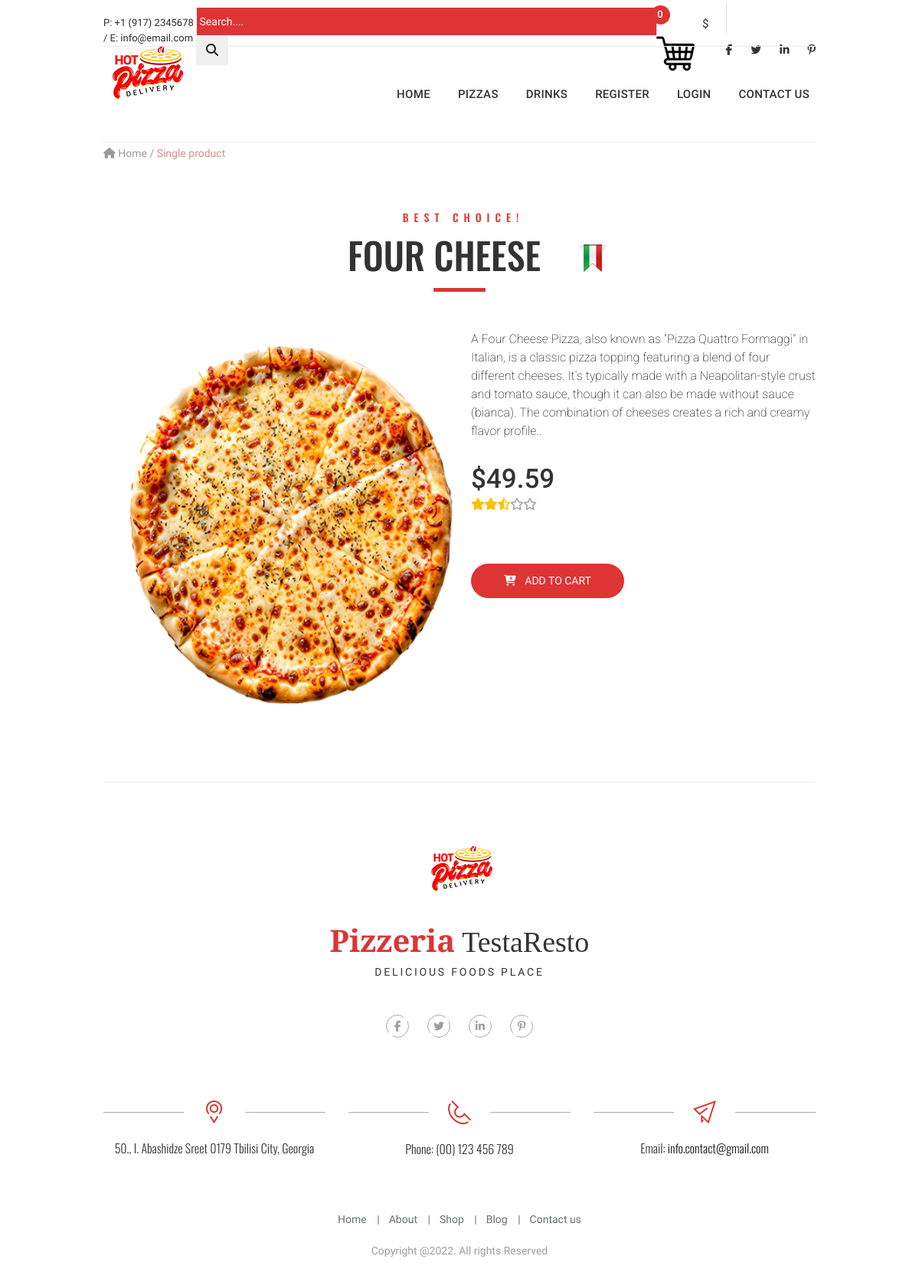
The app's page /product/2 with its own data.
### product/models.py (models this page shows, shortened)
class Category(models.Model):
    name = models.CharField(max_length=100,unique=True)
    slug = models.SlugField(max_length=100,unique=True)
    class Meta:
        ordering = ('name',)
        verbose_name = 'category'
        verbose_name_plural = 'categories'

class Product(models.Model):
    name = models.CharField(max_length=100,unique=True)
    slug = models.SlugField(max_length=100,unique=True)
    short_description = models.TextField(max_length=300,blank=True)
    description = models.TextField(blank=True)
    category = models.ForeignKey(Category,on_delete=models.CASCADE)
    image = models.ImageField(upload_to='products',blank=True)
    price = models.DecimalField(max_digits=10,decimal_places=2,default='',blank=True,null=True)
    created = models.DateTimeField(auto_now_add=True)
    updated = models.DateTimeField(auto_now=True)
    class Meta:
        ordering = ('name',)
        verbose_name = 'product'
        verbose_name_plural = 'products'

### product/views.py (the view)
# urls.py: path('product/<int:pk>', views.product_detail,name="product_detail"),
def product_detail(request,pk):
    product_detail = get_object_or_404(Product,pk=pk)
    context = {
        'product_detail':product_detail,
    }
    return render(request,'product/product_detail.html',context)

### product/context_processors.py (called while the page is built)
def categories(request):
    categories = Category.objects.order_by('-name')
    return dict(categories=categories)

def counter(request):
    counter = 0
    if 'admin' in request.path:
        return {}
    else:
        try:
            cart = Cart.objects.filter(cart_id=_cart_id(request))
            cart_items = CartItem.objects.all().filter(cart=cart[:1])
            for cart_item in cart_items:
                counter += cart_item.quantity
        except Cart.DoesNotExist:
            counter = 0
    return dict(counter=counter)

### product/views.py (called while the page is built)
def _cart_id(request):
    cart = request.session.session_key
    if not cart:
        cart = request.session.create()
    return cart

### product/templates/product/product_detail.html
{% extends 'product/base.html' %} {% load static %} {% block content %}
<div class="container">
  <div class="pizza_breadcrumb">
    <a href="index.html"><i class="fa fa-home"></i> Home</a> /
    <span>Single product</span>
  </div>
  <section class="shop_title">
    <div class="piz_title">
      <div class="small_title"><h3>best choice!</h3></div>
      <div class="big_title">
        <h1 class="shop_big_title">{{product_detail.name}}</h1>
        <img src="{% static 'product/img/title_icon.png' %}" />
      </div>
    </div>
    <div class="title_devider">
      <p class="line"></p>
    </div>
  </section>
  <section class="products top_margin_60-30">
    <div class="row big-bottom">
      <div class="col-md-12">
        <div class="row">
          <div class="col-md-6">
            <div class="big_pizza">
              <img src="{{product_detail.image.url}}" class="img-fluid" />
            </div>
          </div>
          <div class="col-md-6">
            <div class="content_description">
              <div class="small_description">
                <p>{{product_detail.description}}.</p>
              </div>
              <div class="price">
                <h2>${{product_detail.price}}</h2>
                <ul>
                  <li><i class="fa fa-star"></i></li>
                  <li><i class="fa fa-star"></i></li>
                  <li><i class="fa fa-star-half-o"></i></li>
                  <li class="gray"><i class="fa fa-star-o"></i></li>
                  <li class="gray"><i class="fa fa-star-o"></i></li>
                </ul>
              </div>
              <div class="shop_buttons">
                <a href="{% url 'add_cart' product_detail.id %}">
                  <button type="button" class="btn btn-outline-primary">
                    <i class="fa fa-cart-plus"></i> add to cart
                  </button>
                </a>
              </div>
            </div>
          </div>
        </div>
      </div>
    </div>
  </section>
</div>
{% endblock %}

### product/templates/product/base.html (shortened to what this page needs)
{% load static %} {% load crispy_forms_tags %}
<!DOCTYPE html>
<html lang="en">
  <head>
    <link href="{% static 'product/css/bootstrap.css' %}" rel="stylesheet" />
    <link href="{% static 'product/css/superslides.css' %}" rel="stylesheet" />
    <link href="{% static 'product/css/font-awesome.css' %}" rel="stylesheet" />
    <link rel="stylesheet" href="{% static 'product/css/owl.carousel.css' %}" />
    <link
      rel="stylesheet"
      href="{% static 'product/css/owl.theme.default.min.css' %}"
    />
    <link href="{% static 'product/css/navigation.css' %}" rel="stylesheet" />
    <link rel="stylesheet" href="{% static 'product/css/reset.css' %}" />
    <link rel="stylesheet" href="{% static 'product/css/style.css' %}" />
  </head>
  <body>
    <div id="main">
      <div class="header-v3">
        <div class="container">
          <div class="menu-top desktop-top">
            <div class="left_block">
              <div class="phone_email">
                P: +1 (917) 2345678 / E: info@email.com
              </div>
            </div>
            <div class="right_block">
              <div class="my_search">
                <form
                  class="search clearfix"
                  action="{% url 'search' %}"
                  ,
                  method="GET"
                >
                  <div class="input-group">
                    <input
                      type="text"
                      name="title"
                      class="form-control"
                      placeholder=" Search...."
                      style="width: 600px"
                    />
                    <div class="input-group-append">
                      <button type="submit" class="btn btn-outline-primary-gry">
                        <i class="fa fa-search"></i>
                      </button>
                    </div>
                  </div>
                </form>
              </div>
              <div class="my_cart_wrapper">
                <div class="my_cart_button">
                  <a href="#">
                    <img
                      class="pizza_cart"
                      src="{% static 'product/img/shopping-cart.png' %}"
                    />
                    <span class="cart_circle">{{counter}}</span>
                  </a>
                  <div class="cart_sum">${{total}}</div>
                </div>
              </div>
              <div class="top_social">
                <ul>
                  <li>
                    <a href="#"><i class="fab fa-facebook-f"></i></a>
                  </li>
                  <li>
                    <a href="#"><i class="fab fa-twitter"></i></a>
                  </li>
                  <li>
                    <a href="#"><i class="fab fa-linkedin-in"></i></a>
                  </li>
                  <li>
                    <a href="#"><i class="fab fa-pinterest-p"></i></a>
                  </li>
                </ul>
              </div>
            </div>
          </div>
          <div class="header-inner_1 clearfix">
            <header class="header_bg">
              <div class="logo">
                <a href="{% url 'home' %}">
                  <img src="{% static 'product/img/logo.png' %}" />
                </a>
              </div>
            </header>
            <nav id="navigation" class="navigation clearfix">
              <div class="navigation-body">
                <ul class="navigation-menu">
                  <li class="navigation-item">
                    <a class="navigation-link" href="{% url 'home' %}">Home</a>
                  </li>
                  {% for category in categories %}
                  <li class="navigation-item">
                    <a
                      class="navigation-link"
                      href="{% url 'products_by_category' category.slug %}"
                      >{{category.name}}</a
                    >
                  </li>
                  {% endfor %} {% if request.user.is_authenticated %}
                  <li class="navigation-item">
                    <a class="navigation-link" href="#"
                      >Welcome, {{request.user.first_name}}</a
                    >
                    <ul class="navigation-dropdown">
                      <li class="navigation-dropdown-item">
                        <a
                          class="navigation-dropdown-link"
                          href="{% url 'my_dashboard'  %}"
                          >My Dashboard</a
                        >
                      </li>
                      <li class="navigation-dropdown-item">
                        <a
                          class="navigation-dropdown-link"
                          href="{% url 'signout' %}"
                          >Log Out</a
                        >
                      </li>
                    </ul>
                  </li>
                  {% else %}
                  <li class="navigation-item">
                    <a class="navigation-link" href="{% url 'signup' %}"
                      >Register</a
                    >
                  </li>
                  <li class="navigation-item">
                    <a class="navigation-link" href="{% url 'signin' %}"
                      >Login</a
                    >
                  </li>
                  {% endif %}
                  <li class="navigation-item">
                    <a class="navigation-link" href="{% url 'contact'%}"
                      >Contact us</a
                    >
                  </li>
                </ul>
              </div>
            </nav>
          </div>
        </div>
      </div>
      {% block content%} {% endblock %}
      <footer>
        <div class="bot1-wrapper top_margin_80">
          <div class="container">
            <div class="bot1 clearfix">
              <div class="logo2_wrapper">
                <img
                  src="{% static 'product/img/logo2_wrapper.png' %}"
                  alt=""
                  class="img-fluid"
                />
                <div class="logo_title">
                  <div class="bottom_logo">
                    <span>Pizzeria</span> TestaResto
                  </div>
                  <div class="bottom_logo_desc">delicious foods place</div>
                </div>
              </div>
              <div class="social-footer-wrapper">
                <ul class="social-footer clearfix">
                  <li>
                    <a href="#"><i class="fab fa-facebook-f"></i></a>
                  </li>
                  <li>
                    <a href="#"><i class="fab fa-twitter"></i></a>
                  </li>
                  <li>
                    <a href="#"><i class="fab fa-linkedin-in"></i></a>
                  </li>
                  <li>
                    <a href="#"><i class="fab fa-pinterest-p"></i></a>
                  </li>
                </ul>
              </div>
            </div>
          </div>
        </div>
        <div class="bot2-wrapper">
          <div class="container">
            <div class="bot2 clearfix">
              <div class="row">
                <div class="col-md-4">
                  <div class="contact-us-block">
                    <figure>
                      <img
                        src="{% static 'product/img/ic1.png' %}"
                        alt=""
                        class="img-fluid"
                      />
                    </figure>
                    <div class="txt1">
                      50., I. Abashidze Sreet 0179 Tbilisi City, Georgia
                    </div>
                  </div>
                </div>
                <div class="col-md-4">
                  <div class="contact-us-block">
                    <figure>
                      <img
                        src="{% static 'product/img/ic2.png' %}"
                        alt=""
                        class="img-fluid"
                      />
                    </figure>
                    <div class="txt1">Phone: (00) 123 456 789</div>
                  </div>
                </div>
                <div class="col-md-4">
                  <div class="contact-us-block">
                    <figure>
                      <img
                        src="{% static 'product/img/ic3.png' %}"
                        alt=""
                        class="img-fluid"
                      />
                    </figure>
                    <div class="txt1">
                      Email: <a href="#">info.contact@gmail.com</a>
                    </div>
                  </div>
                </div>
              </div>
            </div>
          </div>
        </div>
        <div class="bot3-wrapper">
          <div class="container">
            <div class="bot3 clearfix">
              <ul class="menu-bot">
                <li><a href="#">Home</a></li>
                <li><a href="#">About</a></li>
                <li><a href="#">Shop</a></li>
                <li><a href="#">Blog</a></li>
                <li><a href="{% url 'contact' %}">Contact us</a></li>
              </ul>
              <div class="copyrights">Copyright @2022. All rights Reserved</div>
            </div>
          </div>
        </div>
      </footer>
    </div>
  </body>
</html>

### product/static/product/css/navigation.css (style rules this page uses)
.navigation { display: -ms-flexbox; display: flex; -ms-flex-align: initial; align-items: initial; width: 100%; min-height: 60px; padding: 0; position: relative; line-height: initial; font-family: inherit; box-sizing: border-box; background-color: #333333; transition: background 0.3s; }
@media (min-width: 1000px) { .navigation { height: auto; } }
.navigation *, .navigation *:before, .navigation *:after { box-sizing: border-box; -webkit-tap-highlight-color: transparent; text-decoration: none; }
.navigation-body { width: 100%; height: 100%; position: fixed; top: 0; left: -100%; overflow-x: hidden; overflow-y: auto; background-color: #333333; z-index: 20000; transition: left 0.8s cubic-bezier(0.1, 0.1, 0.1, 0.1), right 0.8s cubic-bezier(0.1, 0.1, 0.1, 0.1); }
@media (min-width: 500px) { .navigation-body { width: 320px; } }
@media (min-width: 1000px) { .navigation-body { display: -ms-flexbox; display: flex; -ms-flex-align: center; align-items: center; width: 100%; position: relative; left: auto; overflow: visible; z-index: auto; background-color: transparent; transition: all 0s ease 0s; } }
.navigation-body.scroll-momentum { -webkit-overflow-scrolling: touch; }
.navigation-menu { width: 100%; margin: 0; padding: 0; list-style: none; font-size: 0rem; display: inline-block; float: left; }
@media (min-width: 1000px) { .navigation-menu { width: auto; display: -ms-flexbox; display: flex; -ms-flex-align: center; align-items: center; } }
@media (min-width: 1000px) { .navigation .navigation-menu { -ms-flex-item-align: stretch; align-self: stretch; -ms-flex-align: stretch; align-items: stretch; } }
.navigation-item { width: 100%; margin: 0; float: left; display: inline-block; }
@media (min-width: 1000px) { .navigation-item { width: auto; } }
.navigation-link { width: 100%; padding: 13px 16px; display: -ms-flexbox; display: flex; -ms-flex-align: center; align-items: center; position: relative; font-size: 14px; letter-spacing: 0.3px; color: #d1d1d1; text-decoration: none !important; border-bottom: solid 1px #404040; transition: border-color 0.3s, color 0.3s, background 0.3s; }
@media (min-width: 1000px) { .navigation-item:last-child .navigation-link { border-top: none; border-bottom: none; } }
@media (min-width: 1000px) { .navigation-link { height: 100%; padding: 10px 16px; line-height: 60px; border: none; } }

### records on screen
Category: name "PIZZAS"
Category: name "DRINKS"
Product: name "FOUR CHEESE", image (picture), description "A Four Cheese Pizza, also known as \"Pizza Quattro Formaggi\" in Italian, is a classic pizza topping featuring a blend of four different cheeses. It's typically made with a Neapolitan-style crust and tomato sauce, though it can also be made without sauce (bianca). The combination of cheeses creates a rich and creamy flavor profile.", price "49.59"

### other values on screen
{{ counter }} "0"
